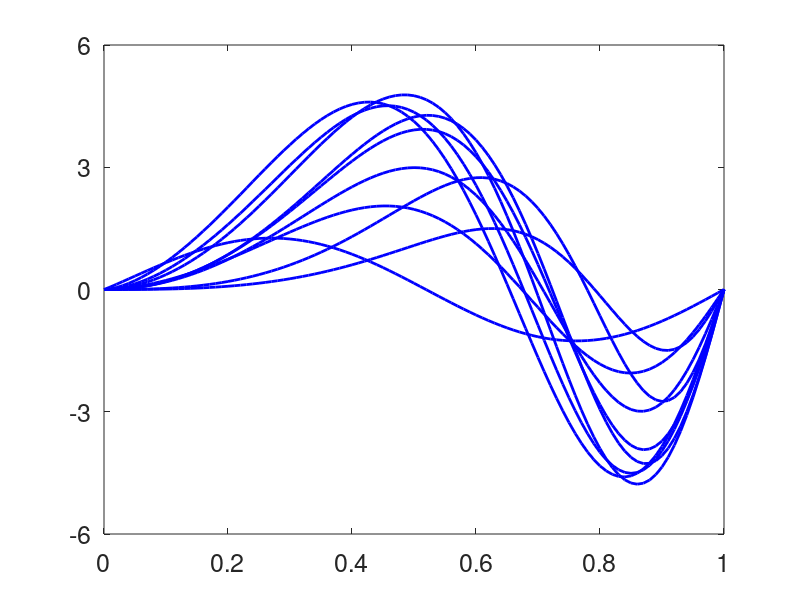

MATLAB code to generate this figure: (Note: this script raises an error after producing the figure.)
clear all;close all;
n = 10; fig = 1;lambda = 0;
t = 0:0.01:1;
A = (rand(1,n)*4)+1;
alpha = rand(1,n)*2+1;

F = zeros(n,size(t,2));
for i = 1:n
    F(i,:) = A(i)*sin(2*pi*t.^alpha(i));
end

figure(fig)
fig = fig + 1;
plot(t,F,'b-','LineWidth',2);
set(gca,'fontsize',18);
set(gca,'Ytick',[-6 -3 0 3 6]);ylim([-6 6]);
set(gca,'Xtick',[0 0.2 0.4 0.6 0.8 1]);xlim([0 1]);

f = F';
binsize = mean(diff(t));
[M, N] = size(f);
f0 = f;

for i = 1:N
    q(:,i) = gradient(f(:,i), binsize)./sqrt(abs(gradient(f(:,i), binsize))+eps);
end

%%% set initial using the original f space
disp(sprintf('\n Initializing...\n'));
mnq = mean(q,2);
dqq = sqrt(sum((q - mnq*ones(1,N)).^2,1));
[ignore, min_ind] = min(dqq);
mq = q(:,min_ind); 
mf = f(:,min_ind);

for k = 1:N
    q_c = q(:,k,1)'; mq_c = mq';
    gam0 = DynamicProgrammingQ(q_c/norm(q_c),mq_c/norm(mq_c),lambda,0);
    gam(k,:) = (gam0-gam0(1))/(gam0(end)-gam0(1));  % slight change on scale
end
gamI = SqrtMeanInverse(gam);
gamI_dev = gradient(gamI, 1/(M-1));
%mq = interp1(t, mq, (t(end)-t(1)).*gamI + t(1))'.*sqrt(gamI_dev');
mf = interp1(t, mf, (t(end)-t(1)).*gamI + t(1))';
mq = gradient(mf, binsize)./sqrt(abs(gradient(mf, binsize))+eps);


%%% compute mean
disp(sprintf(' Computing Karcher mean of %d functions in SRVF space...\n',N));
ds = inf; 
MaxItr = 15;
for r = 1:MaxItr
    disp(sprintf('updating step: r=%d', r)); 
    if r == MaxItr
        disp(sprintf('maximal number of iterations is reached. \n'));
    end   
    
    %%%% Matching Step %%%%
    clear gam gam_dev;
    % use DP to find the optimal warping for each function w.r.t. the mean
    for k = 1:N
        q_c = q(:,k,1)'; mq_c = mq(:,r)';
        gam0 = DynamicProgrammingQ(q_c/norm(q_c),mq_c/norm(mq_c),lambda,0);
        gam(k,:) = (gam0-gam0(1))/(gam0(end)-gam0(1));  % slight change on scale
        gam_dev(k,:) = gradient(gam(k,:), 1/(M-1));
%        q(:,k,r+1) = interp1(t, q(:,k,1), (t(end)-t(1)).*gam(k,:) + t(1))'.*sqrt(gam_dev(k,:)');
        f(:,k,r+1) = interp1(t, f(:,k,1), (t(end)-t(1)).*gam(k,:) + t(1))';
        q(:,k,r+1) = gradient(f(:,k,r+1), binsize)./sqrt(abs(gradient(f(:,k,r+1), binsize))+eps);
    end
    
    ds(r+1) = sum(trapz(t, (mq(:,r)*ones(1,N)-q(:,:,r+1)).^2)) + ...
                lambda*sum(trapz(t, (1-sqrt(gam_dev')).^2));
    
    %%%% Minimization Step %%%%
    % compute the mean of the matched function
    mq(:,r+1) = mean(q(:,:,r+1),2);
    
    qun(r) = norm(mq(:,r+1)-mq(:,r))/norm(mq(:,r));
    if qun(r) < 1e-2 && r >=10
        break;
    end
end

if lambda == 0
    disp(sprintf('additional run for adjustment')); 
    r = r+1;
    for k = 1:N
        q_c = q(:,k,1)'; mq_c = mq(:,r)';
        gam0 = DynamicProgrammingQ(q_c/norm(q_c),mq_c/norm(mq_c),lambda,0);
        gam(k,:) = (gam0-gam0(1))/(gam0(end)-gam0(1));  % slight change on scale
        gam_dev(k,:) = gradient(gam(k,:), 1/(M-1));      
    end   
    gamI = SqrtMeanInverse(gam);
    gamI_dev = gradient(gamI, 1/(M-1));
    mq(:,r+1) = interp1(t, mq(:,r), (t(end)-t(1)).*gamI + t(1))'.*sqrt(gamI_dev');
    for k = 1:N
        q(:,k,r+1) = interp1(t, q(:,k,r), (t(end)-t(1)).*gamI + t(1))'.*sqrt(gamI_dev');
        f(:,k,r+1) = interp1(t, f(:,k,r), (t(end)-t(1)).*gamI + t(1))';  
    %    q(:,k,r+1) = gradient(f(:,k,r+1), binsize)./sqrt(abs(gradient(f(:,k,r+1), binsize))+eps);
        gam(k,:) = interp1(t, gam(k,:), (t(end)-t(1)).*gamI + t(1));
    end     
end

% aligned data
fn = f(:,:,r+1);

figure(fig)
fig = fig + 1;
plot((0:M-1)/(M-1), gam,'k-', 'linewidth', 2);
axis square;
set(gca,'fontsize',18);
set(gca,'Xtick',[0 0.2 0.4 0.6 0.8 1]);xlim([0 1]);
set(gca,'Ytick',[0 0.2 0.4 0.6 0.8 1]);ylim([0 1]);
% title('Warping functions');

figure(fig)
fig = fig + 1;
plot(t, fn,'r-', 'LineWidth',2);
set(gca,'fontsize',18);
% title('Warped data');
set(gca,'Ytick',[-6 -3 0 3 6]);ylim([-6 6]);
set(gca,'Xtick',[0 0.2 0.4 0.6 0.8 1]);xlim([0 1]);

mean_f0 = mean(f0, 2); 
std_f0 = std(f0, 0, 2);
figure(fig)
fig = fig + 1;clf;
plot(t, mean_f0, 'b-', 'linewidth', 2); hold on;
plot(t, mean_f0+std_f0, 'r-', 'linewidth', 1);
plot(t, mean_f0-std_f0, 'g-', 'linewidth', 1);
set(gca,'fontsize',18);
title('Original data: Mean \pm STD');
set(gca,'Ytick',[-6 -3 0 3 6]);ylim([-6 6]);
set(gca,'Xtick',[0 0.2 0.4 0.6 0.8 1]);xlim([0 1]);


mean_fn = mean(fn, 2); 
std_fn = std(fn, 0, 2);
figure(fig)
fig = fig + 1;clf;
plot(t, mean_fn, 'b-', 'linewidth', 2); hold on;
plot(t, mean_fn+std_fn, 'r-', 'linewidth', 1);
plot(t, mean_fn-std_fn, 'g-', 'linewidth', 1);
set(gca,'fontsize',18);
title('Warped data: Mean \pm STD');
set(gca,'Ytick',[-6 -3 0 3 6]);ylim([-6 6]);
set(gca,'Xtick',[0 0.2 0.4 0.6 0.8 1]);xlim([0 1]);

COV_F = cov(F);
[V_F D_F] = svd(COV_F);
COV_fn = cov(fn');
[V_fn D_fn] = svd(COV_fn);

% Karcher mean of warping
mu_gam = SqrtMeanInverse(gam);
mu_gam = invertGamma(mu_gam);
% SRVF of warping function
for i = 1:n
    psi(i,:) = sqrt(diff(gam(i,:))/(1/(M-1)));
end
psi_mu = sqrt(diff(mu_gam)/(1/(M-1)));
% compute tangent vector
for i = 1:n
    theta = acos(sum(psi_mu.*psi(i,:))*(1/(M-1)));
    v(i,:) = (theta/sin(theta))*(psi(i,:) - cos(theta)*psi_mu);
end

COV_gam = cov(v);
[V_gam D_gam] = svd(COV_gam);
FP_gam_V = V_gam(:,1);
tmp = cos(1)*psi_mu + (sin(1))*FP_gam_V';
tmp_gam = [0 cumsum(tmp.*tmp)]/M;
FP_gam = (tmp_gam-min(tmp_gam))/(max(tmp_gam)-min(tmp_gam));
% FP_gam = invertGamma(tmp_gam);

figure(fig)
fig = fig + 1;
plot(t,V_F(:,1),'linewidth', 2);
set(gca,'fontsize',18);
title(['First CP for original: ' num2str(D_F(1,1)/sum(sum(D_F)))]);

figure(fig)
fig = fig + 1;
plot(t,V_fn(:,1),'linewidth', 2);
set(gca,'fontsize',18);
title(['First CP for aligned: ' num2str(D_fn(1,1)/sum(sum(D_fn)))]);

figure(fig)
fig = fig + 1;
plot((0:M-1)/(M-1),FP_gam,'linewidth', 2);
set(gca,'fontsize',18);
title(['First CP for warping functions: ' num2str(D_gam(1,1)/sum(sum(D_gam)))]);

mean_f0 = mean(f0, 2); 
fp_f0 = V_F(:,1);
figure(fig)
fig = fig + 1;clf;
p1 = plot(t, mean_f0, 'b-', 'linewidth', 2); hold on;
p2 = plot(t, mean_f0+sqrt(D_F(1,1))*fp_f0, 'r-', 'linewidth', 2);
p3 = plot(t, mean_f0-sqrt(D_F(1,1))*fp_f0, 'r-', 'linewidth', 2);
p4 = plot(t, mean_f0+2*sqrt(D_F(1,1))*fp_f0, 'g-', 'linewidth', 2);
p5 = plot(t, mean_f0-2*sqrt(D_F(1,1))*fp_f0, 'g-', 'linewidth', 2);
set(gca,'fontsize',18);
% title('Original data: Mean \pm FP');
set(gca,'Ytick',[-6 -3 0 3 6]);ylim([-7 7]);
set(gca,'Xtick',[0 0.2 0.4 0.6 0.8 1]);xlim([0 1]);
l1=legend([p1 p3 p5],'Mean','Mean$\pm\sqrt{\lambda_1}f_1$','Mean$\pm2\sqrt{\lambda_1}f_1$');
set(l1,'Interpreter','latex');
mean_fn = mean(fn, 2); 
fp_fn = V_fn(:,1);
figure(fig)
fig = fig + 1;clf;
p1 = plot(t, mean_fn, 'b-', 'linewidth', 2); hold on;
p2 = plot(t, mean_fn+sqrt(D_fn(1,1))*fp_fn, 'r-', 'linewidth', 2);
p3 = plot(t, mean_fn-sqrt(D_fn(1,1))*fp_fn, 'r-', 'linewidth', 2);
p4 = plot(t, mean_fn+2*sqrt(D_fn(1,1))*fp_fn, 'g-', 'linewidth', 2);
p5 = plot(t, mean_fn-2*sqrt(D_fn(1,1))*fp_fn, 'g-', 'linewidth', 2);
set(gca,'fontsize',18);
% title('Warped data: Mean \pm FP');
set(gca,'Ytick',[-6 -3 0 3 6]);ylim([-7 7]);
set(gca,'Xtick',[0 0.2 0.4 0.6 0.8 1]);xlim([0 1]);
% legend('Mean','Mean + FP','Mean - FP','Mean + 2*FP','Mean - 2*FP');
l1=legend([p1 p3 p5],'Mean','Mean$\pm\sqrt{\lambda_1^{(a)}}f_1^{(a)}$','Mean$\pm2\sqrt{\lambda_1^{(a)}}f_1^{(a)}$');
set(l1,'Interpreter','latex');

FP_gam_V = V_gam(:,1);
tmp_fp11 = psi_mu + sqrt(D_gam(1,1))*FP_gam_V';
tmp_fp10 = psi_mu - sqrt(D_gam(1,1))*FP_gam_V';
tmp_fp21 = psi_mu + 2*sqrt(D_gam(1,1))*FP_gam_V';
tmp_fp20 = psi_mu - 2*sqrt(D_gam(1,1))*FP_gam_V';

tmp_11 = cos(1)*psi_mu + (sin(1))*tmp_fp11;
tmp_10 = cos(1)*psi_mu + (sin(1))*tmp_fp10;
tmp_21 = cos(1)*psi_mu + (sin(1))*tmp_fp21;
tmp_20 = cos(1)*psi_mu + (sin(1))*tmp_fp20;

tmp_gam_11 = [0 cumsum(tmp_11.*tmp_11)]/M;
tmp_gam_10 = [0 cumsum(tmp_10.*tmp_10)]/M;
tmp_gam_21 = [0 cumsum(tmp_21.*tmp_21)]/M;
tmp_gam_20 = [0 cumsum(tmp_20.*tmp_20)]/M;

FP_gam_11 = (tmp_gam_11-min(tmp_gam_11))/(max(tmp_gam_11)-min(tmp_gam_11));
FP_gam_10 = (tmp_gam_10-min(tmp_gam_10))/(max(tmp_gam_10)-min(tmp_gam_10));
FP_gam_21 = (tmp_gam_21-min(tmp_gam_21))/(max(tmp_gam_21)-min(tmp_gam_21));
FP_gam_20 = (tmp_gam_20-min(tmp_gam_20))/(max(tmp_gam_20)-min(tmp_gam_20));

figure(fig)
fig = fig + 1;clf;
p1 = plot(t, mu_gam, 'b-', 'linewidth', 2); hold on;
p2 = plot(t, FP_gam_11, 'r-', 'linewidth', 2);
p3 = plot(t, FP_gam_10, 'r-', 'linewidth', 2);
p4 = plot(t, FP_gam_21, 'g-', 'linewidth', 2);
p5 = plot(t, FP_gam_20, 'g-', 'linewidth', 2);
axis square;
set(gca,'fontsize',18);
% title('Warped data: Mean \pm FP');
set(gca,'Xtick',[0 0.2 0.4 0.6 0.8 1]);xlim([0 1]);
l1=legend([p1 p3 p5],'Mean','Mean$\pm\sqrt{\lambda_1^{(p)}}f_1^{(p)}$','Mean$\pm2\sqrt{\lambda_1^{(p)}}f_1^{(p)}$');
set(l1,'Interpreter','latex');

